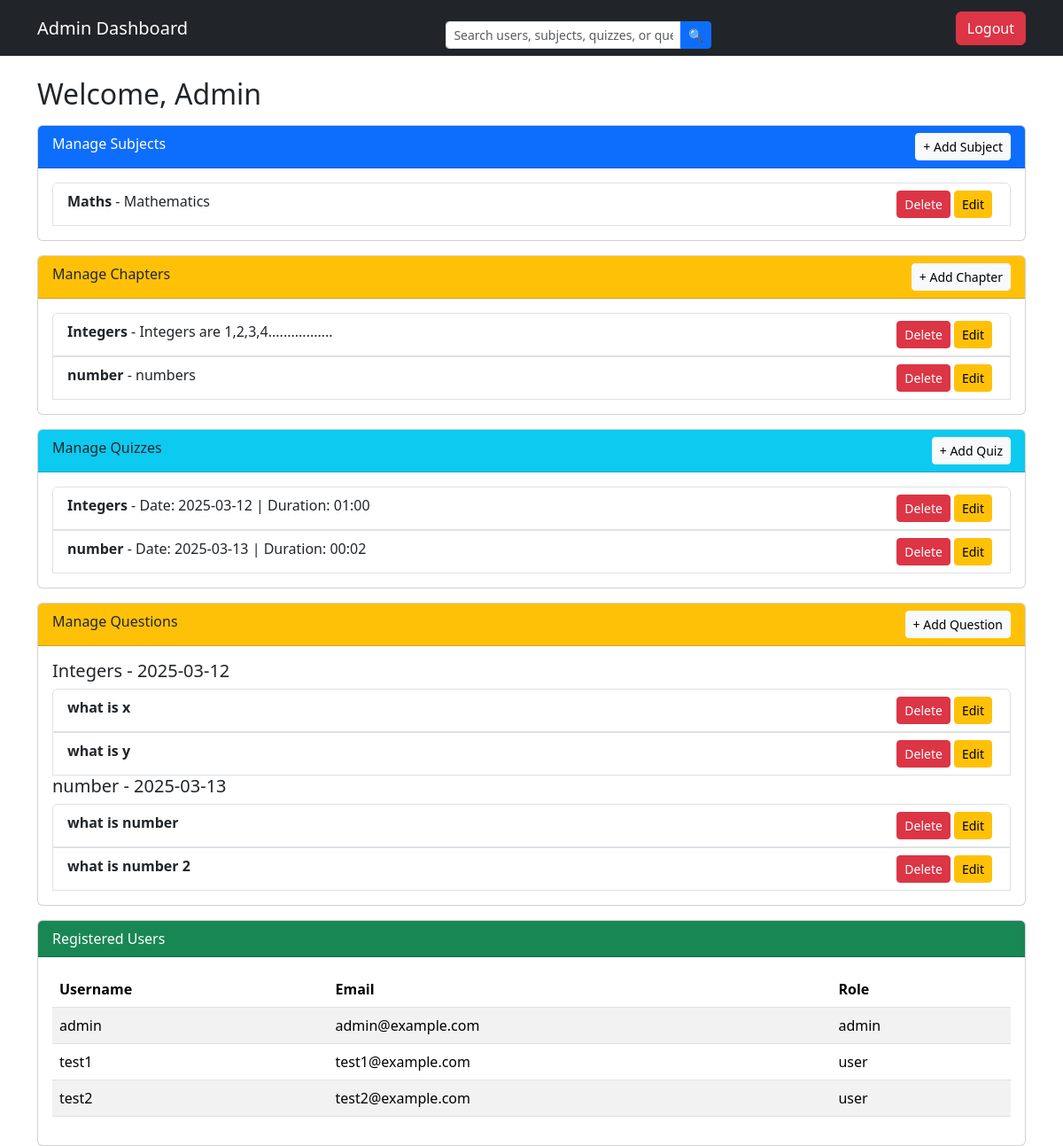
The page /admin_dashboard (signed in) on the database as committed earlier.
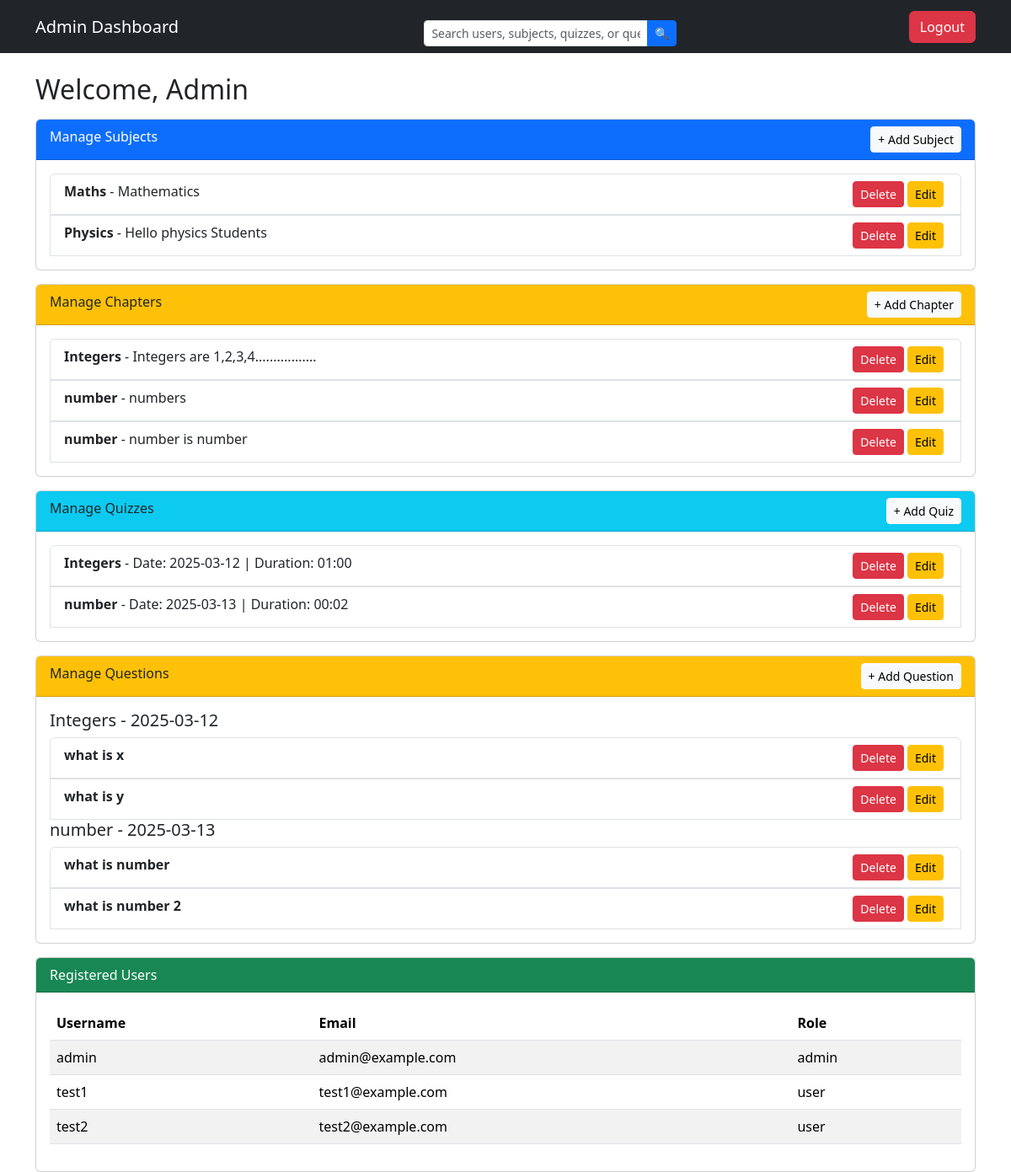
The same page on the database as committed later.
### app.py (models this page shows)
class Subject(db.Model):
    __tablename__ = 'subject'
    SubjectID = db.Column(db.Integer, primary_key=True, autoincrement=True)
    Subjectname = db.Column(db.String(500), nullable=False)
    Description = db.Column(db.String(500), nullable=False)

class Chapter(db.Model):
    __tablename__ = 'chapter'
    ChapterID = db.Column(db.Integer, primary_key=True, autoincrement=True)
    Chaptername = db.Column(db.String(500), nullable=False)
    Description = db.Column(db.String(500), nullable=False)
    QuizR = db.relationship('Quiz', backref='chapter', lazy=True)
    SubjectID = db.Column(db.Integer, db.ForeignKey('subject.SubjectID'), nullable=False)
    subject = db.relationship('Subject', backref='chapters')

class Quiz(db.Model):
    __tablename__ = 'quiz'
    QuizID = db.Column(db.Integer, primary_key=True, autoincrement=True)
    Date_of_quiz = db.Column(db.Date, nullable=False)
    Time_duration = db.Column(db.String(5), nullable=False)  # Stores "HH:MM"
    Remarks = db.Column(db.String(500))
    ChapterID = db.Column(db.Integer, db.ForeignKey('chapter.ChapterID'), nullable=False)
    QuestionsR = db.relationship('Questions', backref='quiz', lazy=True)

class Questions(db.Model):
    __tablename__ = 'questions'
    QuestionID = db.Column(db.Integer, primary_key=True, autoincrement=True)
    Question_statement = db.Column(db.String(500), nullable=False)
    Option1 = db.Column(db.String(500), nullable=False)
    Option2 = db.Column(db.String(500), nullable=False)
    Option3 = db.Column(db.String(500), nullable=False)
    Option4 = db.Column(db.String(500), nullable=False)
    Correct_option = db.Column(db.String(500), nullable=False)
    QuizID = db.Column(db.Integer, db.ForeignKey('quiz.QuizID'), nullable=False)

class User(db.Model):
    __tablename__ = 'user'
    UserID = db.Column(db.Integer, primary_key=True, autoincrement=True)
    Username = db.Column(db.String(500), nullable=False, unique=True)
    Email = db.Column(db.String(500), nullable=False, unique=True)
    Password = db.Column(db.String(500), nullable=False)
    Fullname = db.Column(db.String(500), nullable=False)
    Qualification = db.Column(db.String(500), nullable=False)
    DOB = db.Column(db.Date, nullable=False)
    Role = db.Column(db.String(10), nullable=False, default="user")  # 'admin' or 'user'

### app.py (the view)
@app.route('/admin_dashboard', methods=['GET'])
def admin_dashboard():
    if 'user_id' not in session or session['role'] != 'admin':
        flash("Unauthorized access!", "danger")
        return redirect(url_for("home"))
    query = request.args.get('query', '').strip()  # Get search query
    users, subjects, quizzes, questions, chapters = [], [], [], [], []  # ✅ Initialize empty lists
    if query:  # If there's a search query, filter results
        users = User.query.filter(User.Username.ilike(f"%{query}%")).all()
        subjects = Subject.query.filter(Subject.Subjectname.ilike(f"%{query}%")).all()
        quizzes = Quiz.query.filter(Quiz.QuizID.ilike(f"%{query}%")).all()
        questions = Questions.query.filter(Questions.Question_statement.ilike(f"%{query}%")).all()
        chapters = Chapter.query.filter(Chapter.Chaptername.ilike(f"%{query}%")).all()  # ✅ Add filtered chapters
    else:  # If no search, fetch all data
        users = User.query.all()
        subjects = Subject.query.all()
        quizzes = Quiz.query.all()
        questions = Questions.query.all()
        chapters = Chapter.query.all()  # ✅ Fetch all chapters
    return render_template("admin_dashboard.html", users=users, subjects=subjects, quizzes=quizzes, questions=questions, chapters=chapters)

### templates/admin_dashboard.html (shortened to what this page needs)
<!DOCTYPE html>
<html lang="en">
<head>
    <link href="https://cdn.jsdelivr.net/npm/bootstrap@5.3.2/dist/css/bootstrap.min.css" rel="stylesheet">
</head>
<body>
    <nav class="navbar navbar-expand-lg navbar-dark bg-dark">
        <div class="container">
            <a class="navbar-brand" href="#">Admin Dashboard</a>
                <div class="container mt-3">
                    <form method="GET" action="{{ url_for('admin_dashboard') }}" class="d-flex justify-content-center">
                        <div class="input-group" style="width: 300px;">
                            <input type="text" class="form-control form-control-sm" name="query"
                                placeholder="Search users, subjects, quizzes, or questions..." value="{{ request.args.get('query', '') }}">
                            <button class="btn btn-sm btn-primary" type="submit">🔍</button>
                        </div>
                    </form>
                </div>
            <div class="collapse navbar-collapse justify-content-end" id="navbarNav">
                <a href="{{ url_for('logout') }}" class="btn btn-danger">Logout</a>
            </div>
        </div>
    </nav>
    <div class="container mt-4">
        <h2>Welcome, Admin</h2>
<div class="card mt-3">
    <div class="card-header bg-primary text-white">
        Manage Subjects
        <button class="btn btn-sm btn-light float-end" data-bs-toggle="modal" data-bs-target="#addSubjectModal">+ Add Subject</button>
    </div>
    <div class="card-body">
        {% if subjects %}
        <ul class="list-group">
            {% for subject in subjects %}
            <li class="list-group-item">
                <strong>{{ subject.Subjectname }}</strong> - {{ subject.Description }}
                <button class="btn btn-warning btn-sm float-end mx-1" data-bs-toggle="modal" data-bs-target="#editSubjectModal{{ subject.SubjectID }}">Edit</button>
                <a href="{{ url_for('delete_subject', subject_id=subject.SubjectID) }}" class="btn btn-danger btn-sm float-end">Delete</a>
            </li>
            {% endfor %}
        </ul>
        {% else %}
        <p>No subjects available.</p>
        {% endif %}
    </div>
</div>
<div class="card mt-3">
    <div class="card-header bg-warning text-dark">
        Manage Chapters
        <button class="btn btn-sm btn-light float-end" data-bs-toggle="modal" data-bs-target="#addChapterModal">+ Add Chapter</button>
    </div>
    <div class="card-body">
        {% if chapters %}
        <ul class="list-group">
            {% for chapter in chapters %}
            <li class="list-group-item">
                <strong>{{ chapter.Chaptername }}</strong> - {{ chapter.Description }}
                <button class="btn btn-warning btn-sm float-end mx-1" data-bs-toggle="modal" data-bs-target="#editChapterModal{{ chapter.ChapterID }}">Edit</button>
                <a href="{{ url_for('delete_chapter', chapter_id=chapter.ChapterID) }}" class="btn btn-danger btn-sm float-end">Delete</a>
            </li>
            {% endfor %}
        </ul>
        {% else %}
        <p>No chapters available.</p>
        {% endif %}
    </div>
</div>
<div class="card mt-3">
    <div class="card-header bg-info text-dark">
        Manage Quizzes
        <button class="btn btn-sm btn-light float-end" data-bs-toggle="modal" data-bs-target="#addQuizModal">+ Add Quiz</button>
    </div>
    <div class="card-body">
        {% if quizzes %}
        <ul class="list-group">
            {% for quiz in quizzes %}
            <li class="list-group-item">
                <strong>{{ quiz.chapter.Chaptername }}</strong> - Date: {{ quiz.Date_of_quiz }} | Duration: {{ quiz.Time_duration }}
                <button class="btn btn-warning btn-sm float-end mx-1" data-bs-toggle="modal" data-bs-target="#editQuizModal{{ quiz.QuizID }}">Edit</button>
                <a href="{{ url_for('delete_quiz', quiz_id=quiz.QuizID) }}" class="btn btn-danger btn-sm float-end">Delete</a>
            </li>
            {% endfor %}
        </ul>
        {% else %}
        <p>No quizzes available.</p>
        {% endif %}
    </div>
</div>
<div class="card mt-3">
    <div class="card-header bg-warning text-dark">
        Manage Questions
        <button class="btn btn-sm btn-light float-end" data-bs-toggle="modal" data-bs-target="#addQuestionModal">+ Add Question</button>
    </div>
    <div class="card-body">
        {% if quizzes %}
            {% for quiz in quizzes %}
                <h5>{{ quiz.chapter.Chaptername }} - {{ quiz.Date_of_quiz }}</h5>
                <ul class="list-group">
                    {% for question in quiz.QuestionsR %}
                        <li class="list-group-item">
                            <strong>{{ question.Question_statement }}</strong>
                            <button class="btn btn-warning btn-sm float-end mx-1" data-bs-toggle="modal" data-bs-target="#editQuestionModal{{ question.QuestionID }}">Edit</button>
                            <a href="{{ url_for('delete_question', question_id=question.QuestionID) }}" class="btn btn-danger btn-sm float-end">Delete</a>
                        </li>
                    {% endfor %}
                </ul>
            {% endfor %}
        {% else %}
            <p>No quizzes available.</p>
        {% endif %}
    </div>
</div>
        <div class="card mt-3">
            <div class="card-header bg-success text-white">Registered Users</div>
            <div class="card-body">
                {% if users %}
                <table class="table table-striped">
                    <thead>
                        <tr>
                            <th>Username</th>
                            <th>Email</th>
                            <th>Role</th>
                        </tr>
                    </thead>
                    <tbody>
                        {% for user in users %}
                        <tr>
                            <td>{{ user.Username }}</td>
                            <td>{{ user.Email }}</td>
                            <td>{{ user.Role }}</td>
                        </tr>
                        {% endfor %}
                    </tbody>
                </table>
                {% else %}
                <p>No registered users.</p>
                {% endif %}
            </div>
        </div>
</body>
</html>

Rows that differ between the two databases and show on the page:
added Subject: Subjectname "Physics", Description "Hello physics Students"
added Chapter: Chaptername "number", Description "number is number"
